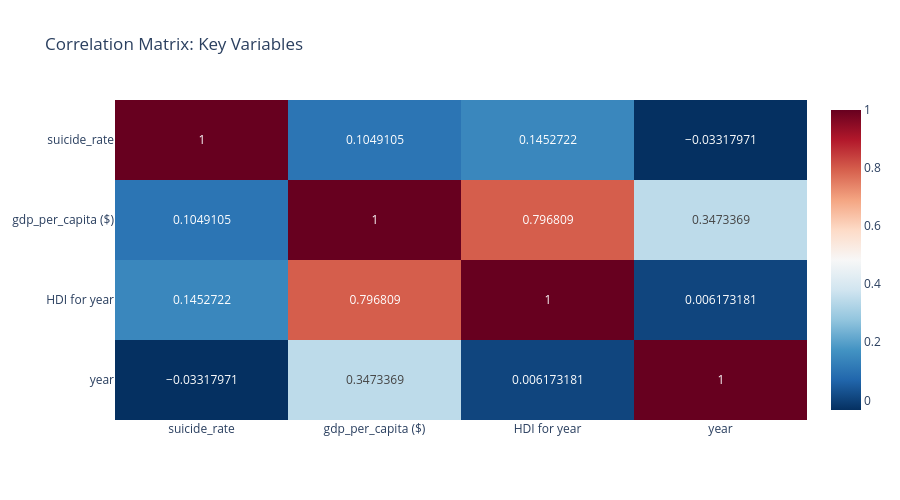

The cell this chart's notebook holds for it:
### Markdown cell above
## 5. Statistical Analysis and Correlations

Examining statistical relationships between different variables in our dataset.

### Code cell
# Correlation Analysis
numeric_cols = ['suicide_rate', 'gdp_per_capita ($)', 'HDI for year', 'year']
correlation_data = df_clean[numeric_cols].corr()

fig = px.imshow(correlation_data, 
                text_auto=True, 
                color_continuous_scale='RdBu_r',
                title='Correlation Matrix: Key Variables',
                aspect="auto")
fig.update_layout(height=500)
fig.show()

# Statistical significance tests
from scipy.stats import pearsonr

print("📊 Statistical Correlation Analysis:")
print(f"GDP vs Suicide Rate: r = {pearsonr(df_clean['gdp_per_capita ($)'], df_clean['suicide_rate'])[0]:.3f}")
print(f"HDI vs Suicide Rate: r = {pearsonr(df_clean['HDI for year'], df_clean['suicide_rate'])[0]:.3f}")
print(f"Year vs Suicide Rate: r = {pearsonr(df_clean['year'], df_clean['suicide_rate'])[0]:.3f}")
print("\n• Correlation analysis reveals nuanced relationships between economic factors and mental health")
print("• Statistical significance suggests these relationships are not due to random chance")
print("• Complex interactions require multivariate analysis for deeper understanding")

### Figure 1 — Plotly figure (JSON) as saved in the notebook; plotly's stock layout.template omitted (floating-point values rounded to 4 significant figures)
{"data": [{"coloraxis": "coloraxis", "hovertemplate": "x: %{x}<br>y: %{y}<br>color: %{z}<extra></extra>", "name": "0", "texttemplate": "%{z}", "type": "heatmap", "x": ["suicide_rate", "gdp_per_capita ($)", "HDI for year", "year"], "xaxis": "x", "y": ["suicide_rate", "gdp_per_capita ($)", "HDI for year", "year"], "yaxis": "y", "z": [[1.0, 0.1049, 0.1453, -0.03318], [0.1049, 1.0, 0.7968, 0.3473], [0.1453, 0.7968, 1.0, 0.006173], [-0.03318, 0.3473, 0.006173, 1.0]]}], "layout": {"coloraxis": {"colorscale": [[0, "rgb(5,48,97)"], [0.1, "rgb(33,102,172)"], [0.2, "rgb(67,147,195)"], [0.3, "rgb(146,197,222)"], [0.4, "rgb(209,229,240)"], [0.5, "rgb(247,247,247)"], [0.6, "rgb(253,219,199)"], [0.7, "rgb(244,165,130)"], [0.8, "rgb(214,96,77)"], [0.9, "rgb(178,24,43)"], [1, "rgb(103,0,31)"]]}, "height": 500, "title": {"text": "Correlation Matrix: Key Variables"}, "xaxis": {"anchor": "y", "domain": [0, 1]}, "yaxis": {"anchor": "x", "autorange": "reversed", "domain": [0, 1]}}}
